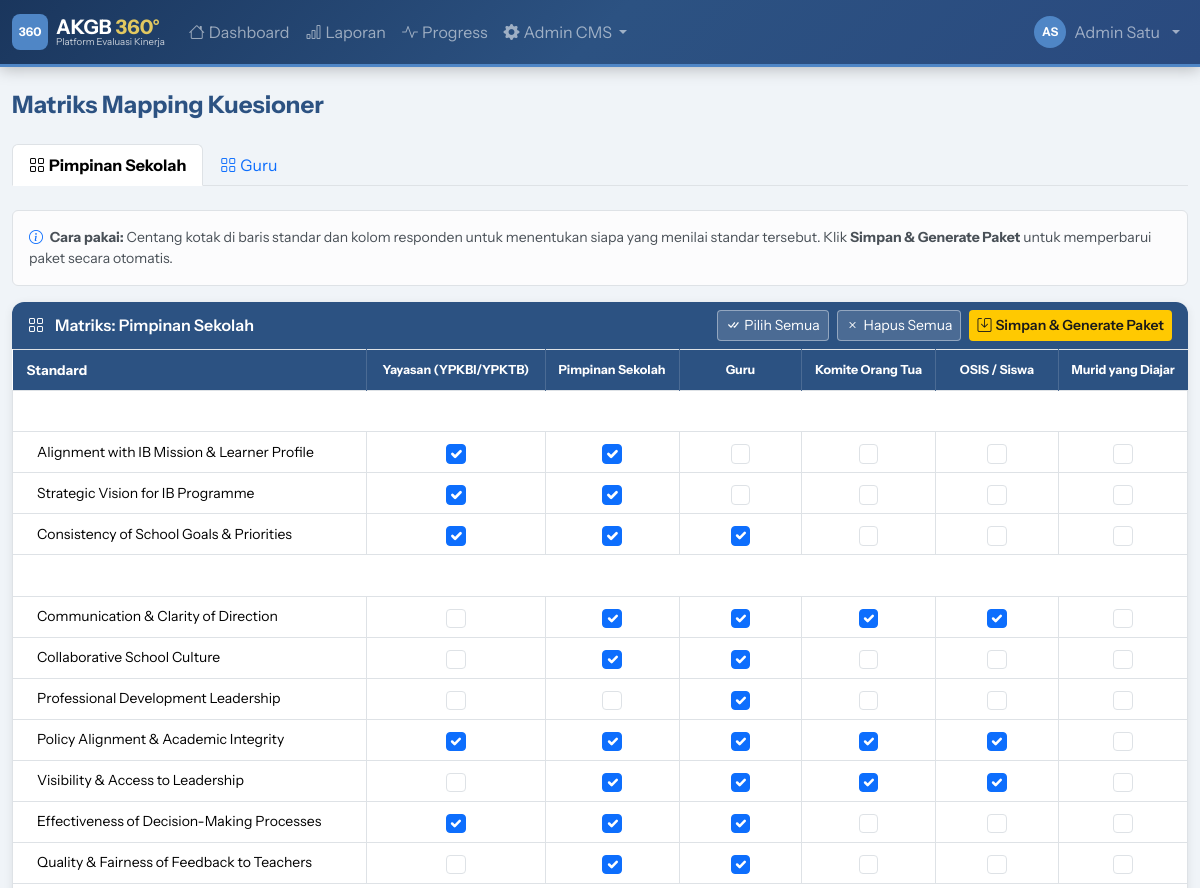
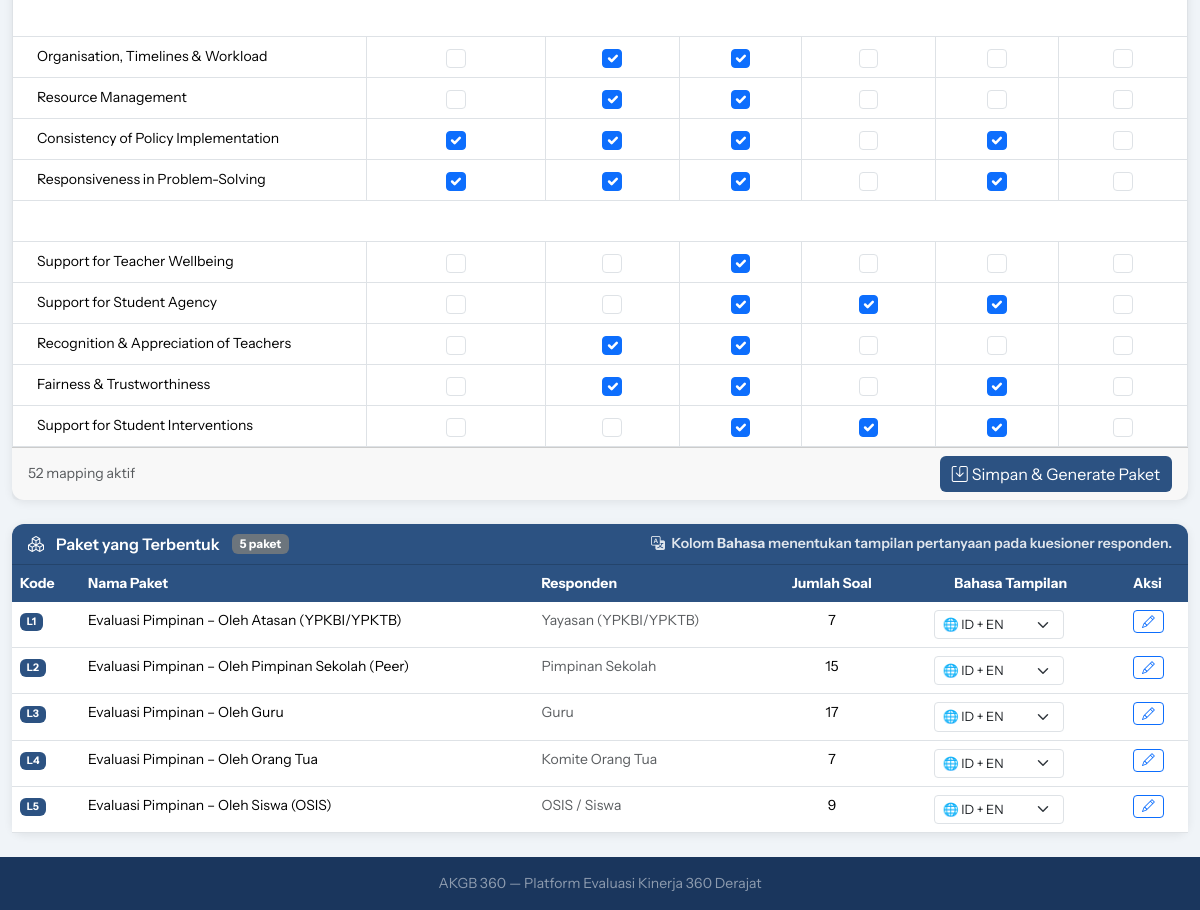
/demo/admin/matrix.php (signed in), run on the app's committed database (2 pictures, top to bottom).
### tables this page shows
CREATE TABLE `eval_types` (
  `id` int NOT NULL AUTO_INCREMENT,
  `code` varchar(20) NOT NULL,
  `name` varchar(100) NOT NULL,
  PRIMARY KEY (`id`),
  UNIQUE KEY `code` (`code`)
);

CREATE TABLE `packages` (
  `id` int NOT NULL AUTO_INCREMENT,
  `code` varchar(20) NOT NULL,
  `name` varchar(200) NOT NULL,
  `eval_type_id` int NOT NULL,
  `period_id` int DEFAULT NULL COMMENT 'NULL = template global, ada nilai = terikat periode',
  `respondent_type` varchar(50) NOT NULL,
  `description` text,
  `is_self_reflection` tinyint(1) DEFAULT '0',
  `question_lang` enum('both','id','en') NOT NULL DEFAULT 'both',
  PRIMARY KEY (`id`),
  KEY `eval_type_id` (`eval_type_id`),
  KEY `period_id` (`period_id`),
  CONSTRAINT `packages_ibfk_1` FOREIGN KEY (`eval_type_id`) REFERENCES `eval_types` (`id`),
  CONSTRAINT `packages_ibfk_2` FOREIGN KEY (`period_id`) REFERENCES `eval_periods` (`id`) ON DELETE SET NULL
);

### public_html/demo/includes/db.php (called while the page is built, shortened)
<?php
class Database {
    private static ?PDO $instance = null;
    public static function getInstance(): PDO {
        if (self::$instance === null) {
            $dsn = "mysql:host=" . DB_HOST . ";dbname=" . DB_NAME . ";charset=" . DB_CHARSET;
            $options = [
                PDO::ATTR_ERRMODE            => PDO::ERRMODE_EXCEPTION,
                PDO::ATTR_DEFAULT_FETCH_MODE => PDO::FETCH_ASSOC,
                PDO::ATTR_EMULATE_PREPARES   => false,
            ];
            try {
                self::$instance = new PDO($dsn, DB_USER, DB_PASS, $options);
            } catch (PDOException $e) {
                die(json_encode(['error' => 'Database connection failed: ' . $e->getMessage()]));
            }
        }
        return self::$instance;
    }
    public static function query(string $sql, array $params = []): PDOStatement {
        $stmt = self::getInstance()->prepare($sql);
        $stmt->execute($params);
        return $stmt;
    }
    public static function fetchAll(string $sql, array $params = []): array {
        return self::query($sql, $params)->fetchAll();
    }
}

### public_html/demo/includes/functions.php (called while the page is built, shortened)
<?php
function h(string $s = ''): string {
    return htmlspecialchars($s, ENT_QUOTES, 'UTF-8');
}
function respondentLabel(string $type): string {
    return match($type) {
        'atasan'        => 'Yayasan (YPKBI/YPKTB)',
        'leader'        => 'Pimpinan Sekolah',
        'peer'          => 'Rekan Sejawat',
        'guru'          => 'Guru',
        'teacher'       => 'Rekan Sejawat (Guru)',
        'ortu'          => 'Komite Orang Tua',
        'siswa'         => 'OSIS / Siswa',
        'student_class' => 'Murid yang Diajar',
        'self'          => 'Refleksi Mandiri',
        default         => ucfirst($type),
    };
}

### public_html/demo/admin/matrix.php (the view, shortened to what this page needs)
<?php
require_once __DIR__ . '/../includes/db.php';
require_once __DIR__ . '/../includes/functions.php';
require_once __DIR__ . '/../includes/layout.php';
$tab = $_GET['tab'] ?? '';
$evalTypes = Database::fetchAll("SELECT * FROM eval_types ORDER BY id");
if (!$tab && !empty($evalTypes)) $tab = $evalTypes[0]['code'];
$currentEt = null;
foreach ($evalTypes as $et) {
    if ($et['code'] === $tab) { $currentEt = $et; break; }
}
$allRespondentTypes = [
    'atasan'        => 'Yayasan (YPKBI/YPKTB)',
    'leader'        => 'Pimpinan Sekolah',
    'guru'          => 'Guru',
    'ortu'          => 'Komite Orang Tua',
    'siswa'         => 'OSIS / Siswa',
    'student_class' => 'Murid yang Diajar',
];
$domains     = [];
$existingMap = [];
if ($currentEt) {
    $mappings = Database::fetchAll("
        SELECT srm.standard_id, srm.respondent_type
        FROM standard_respondent_mapping srm
        JOIN standards s ON srm.standard_id = s.id
        JOIN domains d ON s.domain_id = d.id
        WHERE d.eval_type_id = ? AND srm.is_active = 1
    ", [$currentEt['id']]);
    foreach ($mappings as $m) {
        $existingMap[$m['standard_id']][$m['respondent_type']] = true;
    }
    $rows = Database::fetchAll("
        SELECT s.id as s_id, s.name as s_name, s.order_num as s_order,
               d.id as d_id, d.name as d_name, d.code as d_code, d.order_num as d_order
        FROM standards s
        JOIN domains d ON s.domain_id = d.id
        WHERE d.eval_type_id = ?
        ORDER BY d.order_num, d.id, s.order_num, s.id
    ", [$currentEt['id']]);
    foreach ($rows as $r) {
        $did = $r['d_id'];
        if (!isset($domains[$did])) {
            $domains[$did] = ['name'=>$r['d_name'],'code'=>$r['d_code'],'standards'=>[]];
        }
        $domains[$did]['standards'][$r['s_id']] = $r['s_name'];
    }
}
$currentRespTypes = $allRespondentTypes;
$langOptions = [
    'both' => ['label' => 'ID + EN', 'icon' => '🌐'],
    'id'   => ['label' => 'Indonesia', 'icon' => '🇮🇩'],
    'en'   => ['label' => 'English',   'icon' => '🇬🇧'],
];
ob_start(); ?>
<ul class="nav nav-tabs mb-4">
  <?php foreach ($evalTypes as $et): ?>
  <li class="nav-item">
    <a class="nav-link <?= $tab===$et['code']?'active fw-bold':'' ?>"
       href="?tab=<?= urlencode($et['code']) ?>">
      <i class="bi bi-grid me-1"></i><?= h($et['name']) ?>
    </a>
  </li>
  <?php endforeach; ?>
</ul>
<?php if (!$currentEt || empty($domains)): ?>
<div class="card">
  <div class="card-body text-center py-5 text-muted">
    <i class="bi bi-grid display-4 mb-3 d-block"></i>
    <p>Belum ada standard untuk tipe ini.</p>
    <a href="<?= APP_URL ?>/admin/foundation.php?tab=standards" class="btn btn-navy">
      Tambah Standard →
    </a>
  </div>
</div>
<?php else: ?>
<div class="alert alert-light border small mb-3">
  <i class="bi bi-info-circle me-1 text-primary"></i>
  <strong>Cara pakai:</strong> Centang kotak di baris standar dan kolom responden untuk menentukan
  siapa yang menilai standar tersebut. Klik <strong>Simpan & Generate Paket</strong> untuk
  memperbarui paket secara otomatis.
</div>
<form method="POST">
  <div class="card">
    <div class="card-header d-flex justify-content-between align-items-center" style="background:#2C5282;color:white;border-bottom:none">
      <span style="font-weight:600">
        <i class="bi bi-grid me-2"></i>
        Matriks: <?= h($currentEt['name']) ?>
      </span>
      <div class="d-flex gap-2">
        <button type="button" class="btn btn-sm" id="btnCheckAll"
          style="background:rgba(255,255,255,0.15);color:white;border:1px solid rgba(255,255,255,0.4)">
          <i class="bi bi-check-all me-1"></i>Pilih Semua
        </button>
        <button type="button" class="btn btn-sm" id="btnUncheckAll"
          style="background:rgba(255,255,255,0.15);color:white;border:1px solid rgba(255,255,255,0.4)">
          <i class="bi bi-x me-1"></i>Hapus Semua
        </button>
        <button type="submit" class="btn btn-sm" style="background:#ffc901;color:#1a1a1a;border:none;font-weight:600">
          <i class="bi bi-save me-1"></i>Simpan & Generate Paket
        </button>
      </div>
    </div>
    <div class="card-body p-0">
      <div class="table-responsive">
        <table class="table table-bordered mb-0" style="min-width:700px">
          <thead>
            <tr style="background:#1A365D;color:white">
              <th style="min-width:280px;vertical-align:middle;padding:10px 14px;font-size:.85rem">Standard</th>
              <?php foreach ($currentRespTypes as $rType => $rLabel): ?>
              <th class="text-center" style="min-width:110px;vertical-align:middle;font-size:.78rem;padding:10px 6px;border-left:1px solid rgba(255,255,255,0.15)">
                <?= h($rLabel) ?>
              </th>
              <?php endforeach; ?>
            </tr>
          </thead>
          <tbody>
            <?php foreach ($domains as $did => $domain): ?>
            <tr style="background:#2C5282">
              <td colspan="<?= count($currentRespTypes) + 1 ?>" class="py-2 px-3">
                <span class="badge me-2" style="background:rgba(255,255,255,0.2);color:white">
                </span>
                <strong style="color:white"><?= h($domain['name']) ?></strong>
              </td>
            </tr>
            <?php $rowIdx = 0; foreach ($domain['standards'] as $sid => $sName): ?>
            <tr class="standard-row <?= $rowIdx % 2 === 0 ? 'row-even' : 'row-odd' ?>">
              <td class="ps-4 small std-name-cell" style="vertical-align:middle">
                <?= h($sName) ?>
              </td>
              <?php foreach ($currentRespTypes as $rType => $rLabel): ?>
              <td class="text-center" style="vertical-align:middle">
                <div class="form-check d-flex justify-content-center mb-0">
                  <input type="checkbox"
                    class="form-check-input matrix-cb"
                    name="mapping[<?= $sid ?>][<?= $rType ?>]"
                    value="1"
                    style="width:1.2em;height:1.2em;cursor:pointer"
                    <?= !empty($existingMap[$sid][$rType]) ? 'checked' : '' ?>>
                </div>
              </td>
              <?php endforeach; ?>
            </tr>
            <?php $rowIdx++; endforeach; ?>
            <?php endforeach; ?>
          </tbody>
        </table>
      </div>
    </div>
    <div class="card-footer d-flex justify-content-between align-items-center">
      <small class="text-muted">
        <span id="checkedCount">0</span> mapping aktif
      </small>
      <button type="submit" class="btn btn-navy">
        <i class="bi bi-save me-1"></i>Simpan & Generate Paket
      </button>
    </div>
  </div>
</form>
<?php
$existingPkgs = Database::fetchAll("
    SELECT p.*, COUNT(pq.id) as q_count
    FROM packages p
    LEFT JOIN package_questions pq ON pq.package_id = p.id
    WHERE p.eval_type_id = ? AND p.is_self_reflection = 0 AND p.period_id IS NULL
    GROUP BY p.id
    ORDER BY p.id
", [$currentEt['id']]);
?>
<?php if (!empty($existingPkgs)): ?>
<div class="card mt-4">
  <div class="card-header d-flex align-items-center gap-2">
    <i class="bi bi-boxes me-1"></i>
    <span>Paket yang Terbentuk</span>
    <span class="badge bg-secondary ms-1"><?= count($existingPkgs) ?> paket</span>
    <span class="ms-auto small" style="color:#fff;opacity:.85">
      <i class="bi bi-translate me-1"></i>
      Kolom <strong>Bahasa</strong> menentukan tampilan pertanyaan pada kuesioner responden.
    </span>
  </div>
  <div class="card-body p-0">
    <table class="table table-hover mb-0 small">
      <thead>
        <tr>
          <th>Kode</th>
          <th>Nama Paket</th>
          <th>Responden</th>
          <th class="text-center">Jumlah Soal</th>
          <th class="text-center">Bahasa Tampilan</th>
          <th>Aksi</th>
        </tr>
      </thead>
      <tbody>
        <?php foreach ($existingPkgs as $pkg): ?>
        <?php $currentLang = $pkg['question_lang'] ?? 'both'; ?>
        <tr>
          <td><span class="badge badge-navy"><?= h($pkg['code']) ?></span></td>
          <td><?= h($pkg['name']) ?></td>
          <td class="text-muted"><?= h(respondentLabel($pkg['respondent_type'])) ?></td>
          <td class="text-center"><?= $pkg['q_count'] ?></td>
          <td class="text-center">
            <div class="d-flex align-items-center justify-content-center gap-2">
              <select class="form-select form-select-sm pkg-lang-select"
                      data-pkg-id="<?= $pkg['id'] ?>"
                      style="width:130px;font-size:.8rem">
                <?php foreach ($langOptions as $val => $opt): ?>
                <option value="<?= $val ?>" <?= $currentLang === $val ? 'selected' : '' ?>>
                  <?= $opt['icon'] ?> <?= $opt['label'] ?>
                </option>
                <?php endforeach; ?>
              </select>
            </div>
          </td>
          <td>
            <a href="<?= APP_URL ?>/admin/questions.php?tab=<?= urlencode($tab) ?>"
               class="btn btn-sm btn-outline-primary py-0 px-2"
               title="Edit pertanyaan">
              <i class="bi bi-pencil" style="font-size:.8rem"></i>
            </a>
          </td>
        </tr>
        <?php endforeach; ?>
      </tbody>
    </table>
  </div>
</div>
<?php endif; ?>
<?php endif; ?>

### public_html/demo/assets/css/style.css (style rules this page uses)
:root { --ktb-navy: #2C5282; --ktb-navy-dark: #1A365D; --ktb-navy-light: #2A4A7F; --ktb-blue: #4F86C6; --ktb-blue-light: #6B9FD4; --ktb-blue-dark: #3A6FA8; --ktb-gold: #E2C860; --ktb-gold-light: #EDF2F7; --ktb-sunshade: #ff9a31; --ktb-aqua: #F0F4F8; --ktb-platinum: #C3D9ED; --ktb-gray: #F0F4F8; }
body { background: var(--ktb-aqua); min-height: 100vh; display: flex; flex-direction: column; font-family: 'Instrument Sans', 'Segoe UI', system-ui, sans-serif; }
.card { border: none; box-shadow: 0 2px 10px rgba(0,0,0,.08); border-radius: 12px; }
.card-header { background: var(--ktb-navy); color: white; border-radius: 12px 12px 0 0 !important; font-weight: 600; }
.table thead th { background: var(--ktb-navy); color: white; border: none; }
.btn-navy { background: var(--ktb-navy); color: white; border: none; }
.badge-navy { background: var(--ktb-navy); color: white; }

### public_html/demo/admin/matrix.php (style rules this page uses)
.standard-row.row-even { background: #ffffff; }
.standard-row.row-odd { background: #f8fafc; }
.matrix-cb { transition: transform .1s; }

### data on the page
eval_types: name "Pimpinan Sekolah"
eval_types: name "Guru"
packages: code "L1", name "Evaluasi Pimpinan – Oleh Atasan (YPKBI/YPKTB)", respondent_type "Yayasan (YPKBI/YPKTB)", q_count "7", question_lang+id "🌐 ID + EN"
packages: code "L2", name "Evaluasi Pimpinan – Oleh Pimpinan Sekolah (Peer)", respondent_type "Pimpinan Sekolah", q_count "15", question_lang+id "🌐 ID + EN"
packages: code "L3", name "Evaluasi Pimpinan – Oleh Guru", respondent_type "Guru", q_count "17", question_lang+id "🌐 ID + EN"
packages: code "L4", name "Evaluasi Pimpinan – Oleh Orang Tua", respondent_type "Komite Orang Tua", q_count "7", question_lang+id "🌐 ID + EN"
packages: code "L5", name "Evaluasi Pimpinan – Oleh Siswa (OSIS)", respondent_type "OSIS / Siswa", q_count "9", question_lang+id "🌐 ID + EN"

### other printed values
$initials "AS"
$name "Admin Satu"
$title "Matriks Mapping Kuesioner"
$rLabel "Yayasan (YPKBI/YPKTB)"
$rLabel "Pimpinan Sekolah"
$rLabel "Guru"
$rLabel "Komite Orang Tua"
$rLabel "OSIS / Siswa"
$rLabel "Murid yang Diajar"
$sName "Alignment with IB Mission & Learner Profile"
$sName "Strategic Vision for IB Programme"
$sName "Consistency of School Goals & Priorities"
$sName "Communication & Clarity of Direction"
$sName "Collaborative School Culture"
$sName "Professional Development Leadership"
